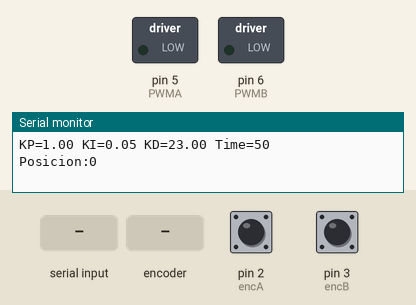
This sketch was run on a simulated Arduino Uno, built with avr-gcc and run on an emulated ATmega328P. On the bench: switched loads named in the sketch (green lamp = pin HIGH), the last lines printed to the serial monitor. Inputs (shaded band) come from the test bench; at power-on: pin 2 (encA) HIGH, pin 3 (encB) HIGH.

Above: at 1.2 s.
1.3 s: "Z" received over Serial
At 2.5 s:
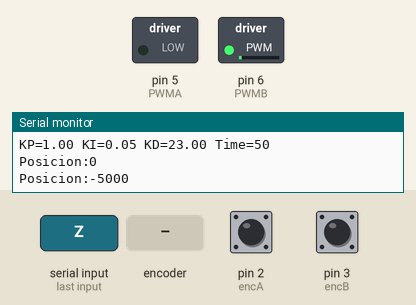
2.8 s: byte 84 ('T') received over Serial
At 3.3 s:
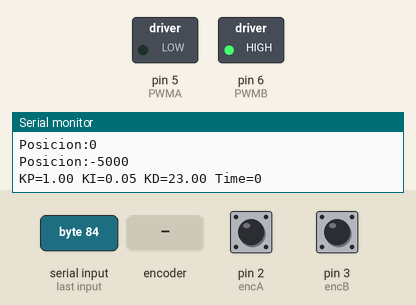
4.3 s: "200\n" received over Serial
At 4.6 s:
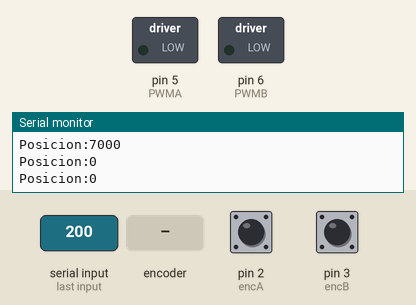
5.8 s: rotary encoder on pin 2 (encA) / pin 3 (encB) turned 1 step (first pin leading)
At 7.2 s:
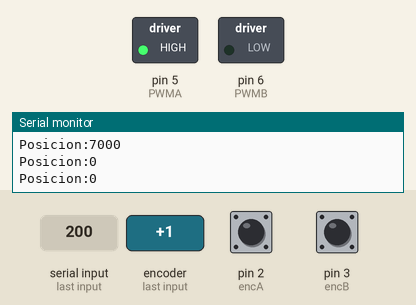
7.6 s: byte 65 ('A') received over Serial
At 8.3 s:
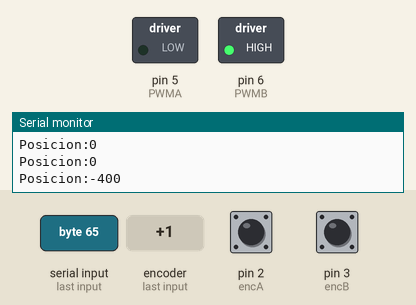
9.1 s: byte 83 ('S') received over Serial
At 11.3 s:
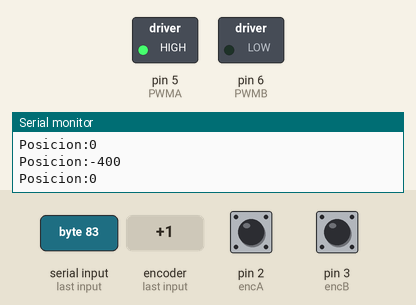
Timing chart, 0 to 12.3 s (numbered marks = the images above; inputs shaded):
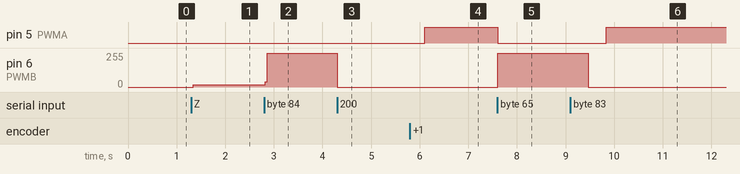

Measured:
- after the input at 1.3 s, pin 6 (PWMB): 0/255 → 16/255 at once
- after the input at 2.8 s, pin 6 (PWMB): 16/255 → 255/255 at once
- after the input at 4.3 s, pin 6 (PWMB): 255/255 → 0/255 at once
- after the input at 5.8 s, pin 5 (PWMA): LOW → HIGH after 0.30 s
- after the input at 7.6 s, pin 5 (PWMA): HIGH → LOW at once; pin 6 (PWMB): 0/255 → 255/255 at once
- after the input at 9.1 s, pin 5 (PWMA): LOW → HIGH after 0.74 s; pin 6 (PWMB): 255/255 → 0/255 after 0.36 s

The sketch:

refinedPID2.ino
```cpp
// Este programa es el algoritmo PID "refinedPID.ino" simplificado.
// Para motores de muy poca resolución, por ejemplo de 4 ppr, eleva el tiempo de muestreo a 1000 y luego ves bajando este valor hasta que encuentres una velocidad
// de posicionamiento óptimo. En principio no hace falta tocar nada más.
// Más información: https://sites.google.com/site/proyectosroboticos/control-de-motores/control-pid-mejorado

// **********************************************  Patillaje ******************************************************************************************************
const byte    encA = 2;                  // Entrada de la señal A del encoder.
const byte    encB = 3;                  // Entrada de la señal B del encoder.
const byte    PWMA = 5;                  // Salida PWM a la primera patilla del motor a través de un puente en H.
const byte    PWMB = 6;                  // Salida PWM a la segunda patilla del motor a través de un puente en H.

// *********************************************** Variables Globales PID *****************************************************************************************
unsigned long lastTime = 0,   SampleTime = 0;                    // Variables de tiempo discreto.
double        Input    = 0.0, Setpoint   = 0.0;                  //     "     de posición del motor y posición a la que queremos llevar el motor (posición designada).
double        ITerm    = 0.0, dInput     = 0.0, lastInput = 0.0; //     "     de error integral, error derivativo y posición anterior del motor
double        kp       = 0.0, ki         = 0.0, kd        = 0.0; // Constantes: proprocional, integral y derivativa.
double        outMin   = 0.0, outMax     = 0.0;                  // Límites para no sobrepasar la resolución del PWM.
double        error    = 0.0;                                    // Desviación o error entre la posición real del motor y la posición designada.

// **************************************************** Otras Variables *******************************************************************************************
volatile long contador =  0;             // En esta variable se guardará los pulsos del encoder y que interpreremos como distancia (o ángulo si ese fuese el caso).
byte          ant      =  0,    act = 0; // Sólo se utiliza los dos primeros bits de estas variables y servirán para decodificar el encoder. (ant=anterior, act=actual.)
byte          cmd      =  0;             // Un byte que utilizamos para la comunicación serie. (cmd=comando.)
byte          pwm      =  0;             // Es el PWM, se transformará en voltaje real en las bobinas de los motores.
const byte    ledok    = 13;             // El pin 13 de los Arduinos tienen un led que utilizo para mostrar que el motor ya ha llegado a la posición designada.
// ****************************************************************************************************************************************************************

void setup(void)                        // Inicializamos todo las variables que sean necesarias, configuramos los pines de entrada/salida y el terminal serie.
{
  Serial.begin(115200);                 // Configura la velocidad en baudios del terminal serie. Hoy en día "115200" es soportada por la gran mayoría de computadores.

  pinMode(PWMA, OUTPUT);                // Declara las dos salidas PWM para el control del motor (pin 5).
  pinMode(PWMB, OUTPUT);                //           "               "               "           (pin 6).
  digitalWrite(PWMA, LOW);              // Y ambas salidas se inicializan a cero.
  digitalWrite(PWMB, LOW);

  TCCR0B = TCCR0B & B11111000 | 1;   // Configuración de la frecuencia del PWM para los pines 5 y 6. https://arduino-info.wikispaces.com/Arduino-PWM-Frequency
                                     // Podemos variar la frecuencia del PWM con un número de 1 (32KHz) hasta 7 (32Hz). El número que pongamos es un divisor de frecuencia. Min.=7, Max.=1. Está a la máxima frecuencia y es como mejor resultado me ha dado y además es silencioso.
  attachInterrupt(digitalPinToInterrupt(encA), encoder, CHANGE); // En cualquier flanco ascendente o descendente
  attachInterrupt(digitalPinToInterrupt(encB), encoder, CHANGE); // en los pines 2 y 3 actúa la interrupción.

  // Acotación máxima y mínima; corresponde a Max.: 0=0V hasta 255=5V (PWMA), y Min.: 0=0V hasta -255=5V (PWMB). El PWM se convertirá a la salida en un valor absoluto, nunca negativo.
  outMax =  255.0;                      // Límite máximo del controlador PID.
  outMin = -outMax;                     // Límite mínimo del controlador PID.

  SampleTime = 50;                      // Se le asigna el tiempo de muestreo en milisegundos.

  kp = 1.0;                             // Constantes PID iniciales. Los valores son los adecuados para un encoder de 334 ppr (con un motor de 12V),
  ki = 0.05;                            // pero como el lector de encoder está diseñado como x4, entonces equivale a uno de 1336 ppr. (ppr = pulsos por revolución.)
  kd = 23.0;

  Setpoint = (double)contador;          // Para evitar que haga cosas extrañas al ponerse en marcha o después de resetear, igualamos los dos valores para que comience estando quieto el motor.

  imprimir(3);                          // Muestra las constantes de sintonización, el tiempo de muestreo y la posición por el terminal serie.
}

void loop(void)
{
  double Out = Compute();               // Llama a la función "Compute()" para calcular la desviación y el resultado lo carga en la variable 'Out'.

  // *********************************************** Control del Motor *************************************************
  if (error == 0.0)                     // Cuando está en el punto designado, parar el motor.
  {
    digitalWrite(PWMA, LOW);            // Pone a 0 los dos pines del puente en H.
    digitalWrite(PWMB, LOW);
    digitalWrite(ledok, HIGH);          // Se enciende el led (pin 13) porque ya está en la posición designada.
  }
  else                                  // De no ser igual, significa que el motor ha de girar en un sentido o al contrario; esto lo determina el signo que contiene "Out".
  {
    pwm = abs(Out);                     // Transfiere a la variable pwm el valor absoluto de Out.
    // if (pwm < 50) pwm = 50;          // Línea experimental. Se trata de hacer que el motor tenga una voltaje mínimo para comenzar a girar, aunque esto no es necesario.

    if (Out > 0.0)                      // Gira el motor en un sentido con el PWM correspondiente a su posición.
    {
      digitalWrite(PWMB, LOW);          // Pone a 0 el segundo pin del puente en H.
      analogWrite(PWMA, pwm);           // Por el primer pin sale la señal PWM.
    }
    else                                // Gira el motor en sentido contrario con el PWM correspondiente a su posición.
    {
      digitalWrite(PWMA, LOW);          // Pone a 0 el primer pin del puente en H.
      analogWrite(PWMB, pwm);           // Por el segundo pin sale la señal PWM.
    }
  }

  // Recepción de datos para posicionar el motor, o modificar las constantes PID, o el tiempo de muestreo. Admite posiciones relativas y absolutas.
  if (Serial.available() > 0)           // Comprueba si ha recibido algún dato por el terminal serie.
  {
    cmd = 0;                            // Por seguridad "limpiamos" cmd.
    cmd = Serial.read();                // "cmd" guarda el byte recibido.
    if (cmd > 31)
    {
      byte flags = 0;                                      // Borramos la bandera que decide lo que hay que imprimir.
      if (cmd >  'Z') cmd -= 32;                           // Si una letra entra en minúscula la covierte en mayúscula.
      if (cmd == 'W') { Setpoint += 5.0;     flags = 2; }  // Si (por ejemplo) es la letra 'W' mueve 5 pasos hacia delante. Estos son movimientos relativos.
      if (cmd == 'Q') { Setpoint -= 5.0;     flags = 2; }  // Aquí son esos 5 pasos pero hacia atrás si se pulsa la letra 'Q'.
      if (cmd == 'S') { Setpoint += 400.0;   flags = 2; }  // Se repite lo mismo en el resto de las teclas.
      if (cmd == 'A') { Setpoint -= 400.0;   flags = 2; }
      if (cmd == 'X') { Setpoint += 5000.0;  flags = 2; }
      if (cmd == 'Z') { Setpoint -= 5000.0;  flags = 2; }
      if (cmd == '2') { Setpoint += 12000.0; flags = 2; }
      if (cmd == '1') { Setpoint -= 12000.0; flags = 2; }
      if (cmd == '0') { Setpoint = 0.0;      flags = 2; }  // Ir a Inicio.

      // Decodificador para modificar las constantes PID.
      switch(cmd)                                          // Si ponemos en el terminal serie, por ejemplo "P2.5 I0.5 D40" y pulsas enter  tomará esos valores y los cargará en kp, ki y kd.
      {                                                    // También se puede poner individualmente, por ejemplo "P5.5", sólo cambiará el parámetro kp, los mismo si son de dos en dos.
        case 'P': kp  = Serial.parseFloat();        flags = 1; break; // Carga las constantes y presenta en el terminal serie los valores de las variables que hayan sido modificadas.
        case 'I': ki  = Serial.parseFloat();        flags = 1; break;
        case 'D': kd  = Serial.parseFloat();        flags = 1; break;
        case 'T': SampleTime = Serial.parseInt();   flags = 1; break;
        case 'G': Setpoint   = Serial.parseFloat(); flags = 2; break; // Esta línea permite introducir una posición absoluta. Ex: G23000 (y luego enter) e irá a esa posición.
        case 'K':                                   flags = 3; break;
      }
      if (flags == 2) digitalWrite(ledok, LOW); // Cuando entra una posición nueva se apaga el led y no se volverá a encender hasta que el motor llegue a la posición que le hayamos designado.

      imprimir(flags);
    }
  }
}

// Cálculo PID.
double Compute(void)
{
   unsigned long now = millis();                  // Toma el número total de milisegundos que hay en ese instante.
   unsigned long timeChange = (now - lastTime);   // Resta el tiempo actual con el último tiempo que se guardó (esto último se hace al final de esta función).

   if(timeChange >= SampleTime)                   // Si se cumple el tiempo de muestreo entonces calcula la salida.
   {
     Input  = (double)contador;                   // Lee el valor del encoder óptico. El valor del contador se incrementa/decrementa a través de las interrupciones externas (pines 2 y 3).

     error  = (Setpoint - Input)  * kp;           // Calcula el error proporcional.
     dInput = (Input - lastInput) * kd;           // Calcula el error derivativo.

     // Esta línea permite dos cosas: 1) Suaviza la llegada a la meta. 2) El error integral se auto-ajusta a las circunstancias del motor.
     if (dInput == 0.0)  ITerm += (error * ki); else ITerm -= (dInput * ki);
     // Acota el error integral para eliminar el "efecto windup".
     if (ITerm > outMax) ITerm = outMax; else if (ITerm < outMin) ITerm = outMin;

     double Output = error + ITerm - dInput;      // Suma todos los errores, es la salida del control PID.
     if (Output > outMax) Output = outMax; else if (Output < outMin) Output = outMin; // Acota la salida para que el PWM pueda estar entre outMin y outMax.

     lastInput = Input;                           // Se guarda la posición para convertirla en pasado.
     lastTime  = now;                             // Se guarda el tiempo   para convertirlo en pasado.

     return Output;                               // Devuelve el valor de salida PID.
   }
}

// Encoder x4. Cuando se produzca cualquier cambio en el encoder esta parte hará que incremente o decremente el contador.
void encoder(void)
{
    ant=act;                            // Guardamos el valor 'act' en 'ant' para convertirlo en pasado.
    act=PIND & 12;                      // Guardamos en 'act' el valor que hay en ese instante en el encoder y hacemos un
                                        // enmascaramiento para aislar los dos únicos bits que utilizamos para esta finalidad.
    if(ant==12 && act==4)  contador++;  // Incrementa el contador si el encoder se mueve hacia delante.
    if(ant==4  && act==0)  contador++;
    if(ant==0  && act==8)  contador++;
    if(ant==8  && act==12) contador++;

    if(ant==4  && act==12) contador--;  // Decrementa el contador si el encoder se mueve hacia atrás.
    if(ant==0  && act==4)  contador--;
    if(ant==8  && act==0)  contador--;
    if(ant==12 && act==8)  contador--;
}

// Función para imprimir los datos en el terminal serie.
void imprimir(byte flag) // Imprime en el terminal serie los datos de las contantes PID, tiempo de muestreo y posición. Según las necesidades se muestran algunos datos o todos ellos.
{
  if ((flag == 1) || (flag == 3))
  {
    Serial.print("KP=");     Serial.print(kp);
    Serial.print(" KI=");    Serial.print(ki);
    Serial.print(" KD=");    Serial.print(kd);
    Serial.print(" Time=");  Serial.println(SampleTime);
  }
  if ((flag == 2) || (flag == 3))
  {
    Serial.print("Posicion:");
    Serial.println((long)Setpoint);
  }
}
```
